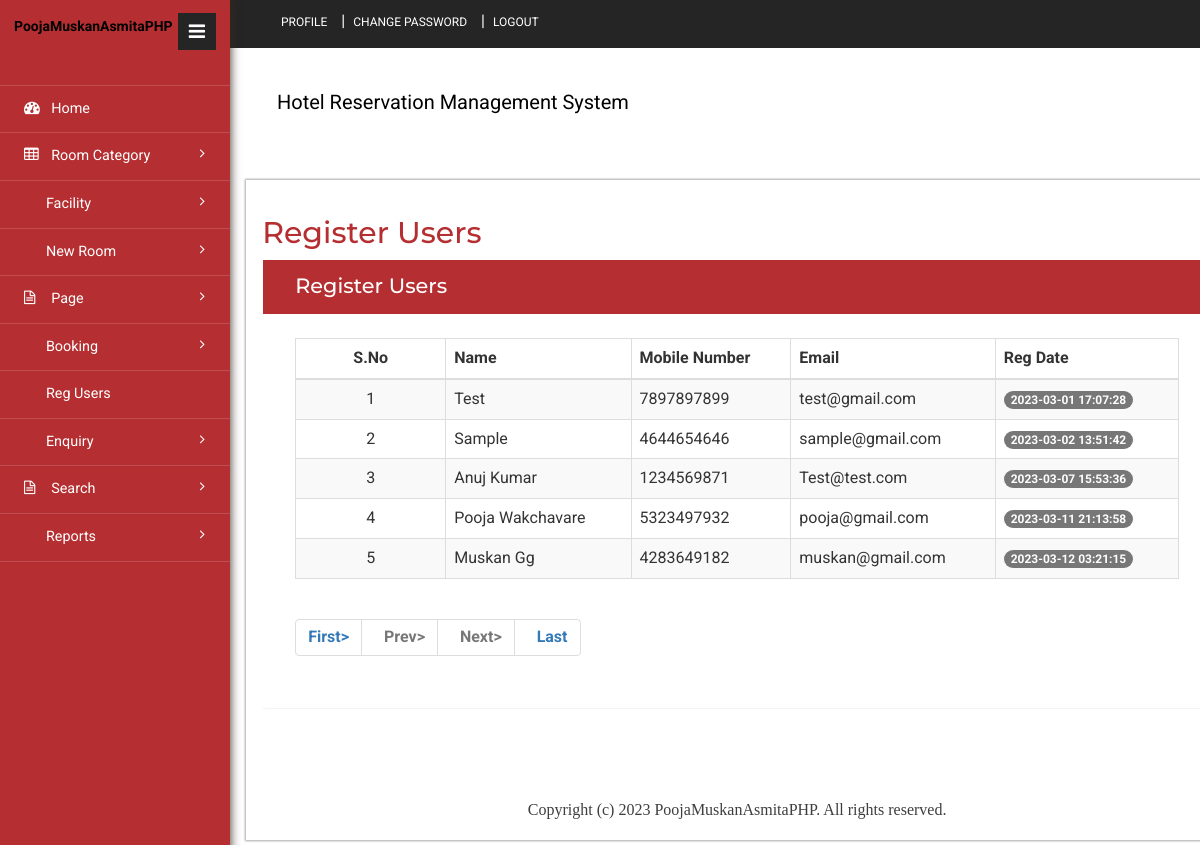
The app's page /admin/reg-users.php (signed in) with its own data.
### tables this page shows
CREATE TABLE `tbluser` (
  `ID` int(10) NOT NULL,
  `FullName` varchar(200) DEFAULT NULL,
  `MobileNumber` bigint(10) DEFAULT NULL,
  `Email` varchar(120) DEFAULT NULL,
  `Password` varchar(120) DEFAULT NULL,
  `RegDate` timestamp NULL DEFAULT current_timestamp()
);

### admin/reg-users.php (the view, shortened to what this page needs)
<?php
include('includes/dbconnection.php');
if (strlen($_SESSION['hbmsaid']==0)) {
  header('location:logout.php');
  } else{
?>
<!DOCTYPE HTML>
<html>
<head>
<link href="css/bootstrap.min.css" rel='stylesheet' type='text/css' />
<link href="css/style.css" rel='stylesheet' type='text/css' />
<link href="css/font-awesome.css" rel="stylesheet">
<link rel="stylesheet" href="css/icon-font.min.css" type='text/css' />
</head>
<body>
   <div class="page-container">
	<div class="left-content">
	   <div class="inner-content">
			<?php include_once('includes/header.php');?>
			<div class="content">
<div class="women_main">
	<div class="grids">
					<div class="progressbar-heading grids-heading">
						<h2>Register Users</h2>
					</div>
					<div class="panel panel-widget forms-panel">
						<div class="forms">
							<div class="form-grids widget-shadow" data-example-id="basic-forms">
								<div class="form-title">
									<h4>Register Users </h4>
								</div>
								<div class="form-body">
									     <table class="table table-bordered table-striped table-vcenter js-dataTable-full-pagination">
                                <thead>
                                    <tr>
                                        <th class="text-center">S.No</th>
                                        <th>Name</th>
                                        <th class="d-none d-sm-table-cell">Mobile Number</th>
                                        <th class="d-none d-sm-table-cell">Email</th>
                                        <th class="d-none d-sm-table-cell">Reg Date</th>
                                       </tr>
                                </thead>
                                <tbody>
                                    <?php
                                    if (isset($_GET['pageno'])) {
            $pageno = $_GET['pageno'];
        } else {
            $pageno = 1;
        }
        $no_of_records_per_page = 10;
        $offset = ($pageno-1) * $no_of_records_per_page;
       $ret = "SELECT ID FROM tbluser";
$query1 = $dbh -> prepare($ret);
$query1->execute();
$total_rows=$query1->rowCount();
$total_pages = ceil($total_rows / $no_of_records_per_page);
$sql="SELECT * from tbluser LIMIT $offset, $no_of_records_per_page";
$query = $dbh -> prepare($sql);
$query->execute();
$results=$query->fetchAll(PDO::FETCH_OBJ);
$cnt=1;
if($query->rowCount() > 0)
{
foreach($results as $row)
{               ?>
                                    <tr>
                                        <td class="text-center"><?php echo htmlentities($cnt);?></td>
                                        <td class="font-w600"><?php  echo htmlentities($row->FullName);?></td>
                                        <td class="d-none d-sm-table-cell"><?php  echo htmlentities($row->MobileNumber);?></td>
                                        <td class="d-none d-sm-table-cell"><?php  echo htmlentities($row->Email);?></td>
                                        <td class="d-none d-sm-table-cell">
                                            <span class="badge badge-primary"><?php  echo htmlentities($row->RegDate);?></span>
                                        </td>
                                    </tr>
                                    <?php $cnt=$cnt+1;}} ?>
                                </tbody>
                            </table>
<div align="left">
    <ul class="pagination" >
        <li><a href="?pageno=1"><strong>First></strong></a></li>
        <li class="<?php if($pageno <= 1){ echo 'disabled'; } ?>">
            <a href="<?php if($pageno <= 1){ echo '#'; } else { echo "?pageno=".($pageno - 1); } ?>"><strong style="padding-left: 10px">Prev></strong></a>
        </li>
        <li class="<?php if($pageno >= $total_pages){ echo 'disabled'; } ?>">
            <a href="<?php if($pageno >= $total_pages){ echo '#'; } else { echo "?pageno=".($pageno + 1); } ?>"><strong style="padding-left: 10px">Next></strong></a>
        </li>
        <li><a href="?pageno=<?php echo $total_pages; ?>"><strong style="padding-left: 10px">Last</strong></a></li>
    </ul>
</div>
								</div>
							</div>
						</div>
					</div>
				</div>
<?php include_once('includes/footer.php');?>
</div>
</div>
		</div>
</div>
			<?php include_once('includes/sidebar.php');?>
							</div>
</body>
</html><?php }  ?>

### records on screen
tbluser: FullName "Test", MobileNumber "7897897899", Email "test@gmail.com", RegDate "2023-03-01 17:07:28"
tbluser: FullName "Sample", MobileNumber "4644654646", Email "sample@gmail.com", RegDate "2023-03-02 13:51:42"
tbluser: FullName "Anuj Kumar", MobileNumber "1234569871", Email "Test@test.com", RegDate "2023-03-07 15:53:36"
tbluser: FullName "Pooja Wakchavare", MobileNumber "5323497932", Email "pooja@gmail.com", RegDate "2023-03-11 21:13:58"
tbluser: FullName "Muskan Gg", MobileNumber "4283649182", Email "muskan@gmail.com", RegDate "2023-03-12 03:21:15"
